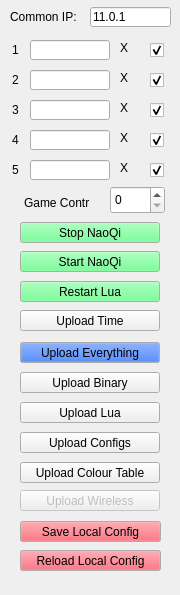
<?xml version="1.0" encoding="UTF-8"?>
<ui version="4.0">
 <class>TeamConfigWindow</class>
 <widget class="QMainWindow" name="TeamConfigWindow">
  <property name="geometry">
   <rect>
    <x>0</x>
    <y>0</y>
    <width>180</width>
    <height>595</height>
   </rect>
  </property>
  <property name="windowTitle">
   <string>Team Manager</string>
  </property>
  <widget class="QWidget" name="centralwidget">
   <widget class="QLineEdit" name="IP1">
    <property name="geometry">
     <rect>
      <x>30</x>
      <y>40</y>
      <width>80</width>
      <height>20</height>
     </rect>
    </property>
   </widget>
   <widget class="QLabel" name="label">
    <property name="geometry">
     <rect>
      <x>12</x>
      <y>40</y>
      <width>16</width>
      <height>20</height>
     </rect>
    </property>
    <property name="text">
     <string>1</string>
    </property>
   </widget>
   <widget class="QLineEdit" name="IP2">
    <property name="geometry">
     <rect>
      <x>30</x>
      <y>70</y>
      <width>80</width>
      <height>20</height>
     </rect>
    </property>
   </widget>
   <widget class="QLabel" name="label_2">
    <property name="geometry">
     <rect>
      <x>12</x>
      <y>70</y>
      <width>16</width>
      <height>20</height>
     </rect>
    </property>
    <property name="text">
     <string>2</string>
    </property>
   </widget>
   <widget class="QLabel" name="label_3">
    <property name="geometry">
     <rect>
      <x>11</x>
      <y>100</y>
      <width>16</width>
      <height>20</height>
     </rect>
    </property>
    <property name="text">
     <string/>
    </property>
   </widget>
   <widget class="QLineEdit" name="IP3">
    <property name="geometry">
     <rect>
      <x>30</x>
      <y>100</y>
      <width>80</width>
      <height>20</height>
     </rect>
    </property>
   </widget>
   <widget class="QLineEdit" name="IP4">
    <property name="geometry">
     <rect>
      <x>30</x>
      <y>130</y>
      <width>80</width>
      <height>20</height>
     </rect>
    </property>
   </widget>
   <widget class="QLabel" name="label_4">
    <property name="geometry">
     <rect>
      <x>12</x>
      <y>100</y>
      <width>16</width>
      <height>20</height>
     </rect>
    </property>
    <property name="text">
     <string>3</string>
    </property>
   </widget>
   <widget class="QLabel" name="iplabel_4">
    <property name="geometry">
     <rect>
      <x>12</x>
      <y>130</y>
      <width>16</width>
      <height>20</height>
     </rect>
    </property>
    <property name="text">
     <string>4</string>
    </property>
   </widget>
   <widget class="QLabel" name="label_5">
    <property name="geometry">
     <rect>
      <x>10</x>
      <y>7</y>
      <width>91</width>
      <height>20</height>
     </rect>
    </property>
    <property name="text">
     <string>Common IP:</string>
    </property>
   </widget>
   <widget class="QCheckBox" name="IPBox1">
    <property name="geometry">
     <rect>
      <x>150</x>
      <y>40</y>
      <width>16</width>
      <height>20</height>
     </rect>
    </property>
    <property name="text">
     <string/>
    </property>
    <property name="checked">
     <bool>true</bool>
    </property>
   </widget>
   <widget class="QCheckBox" name="IPBox2">
    <property name="geometry">
     <rect>
      <x>150</x>
      <y>70</y>
      <width>16</width>
      <height>20</height>
     </rect>
    </property>
    <property name="text">
     <string/>
    </property>
    <property name="checked">
     <bool>true</bool>
    </property>
   </widget>
   <widget class="QCheckBox" name="IPBox3">
    <property name="geometry">
     <rect>
      <x>150</x>
      <y>100</y>
      <width>16</width>
      <height>20</height>
     </rect>
    </property>
    <property name="text">
     <string/>
    </property>
    <property name="checked">
     <bool>true</bool>
    </property>
   </widget>
   <widget class="QCheckBox" name="IPBox4">
    <property name="geometry">
     <rect>
      <x>150</x>
      <y>130</y>
      <width>16</width>
      <height>20</height>
     </rect>
    </property>
    <property name="text">
     <string/>
    </property>
    <property name="checked">
     <bool>true</bool>
    </property>
   </widget>
   <widget class="QPushButton" name="uploadEverythingButton">
    <property name="geometry">
     <rect>
      <x>20</x>
      <y>342</y>
      <width>140</width>
      <height>21</height>
     </rect>
    </property>
    <property name="palette">
     <palette>
      <active>
       <colorrole role="Button">
        <brush brushstyle="SolidPattern">
         <color alpha="255">
          <red>0</red>
          <green>85</green>
          <blue>255</blue>
         </color>
        </brush>
       </colorrole>
      </active>
      <inactive>
       <colorrole role="Button">
        <brush brushstyle="SolidPattern">
         <color alpha="255">
          <red>0</red>
          <green>85</green>
          <blue>255</blue>
         </color>
        </brush>
       </colorrole>
      </inactive>
      <disabled>
       <colorrole role="Button">
        <brush brushstyle="SolidPattern">
         <color alpha="255">
          <red>0</red>
          <green>85</green>
          <blue>255</blue>
         </color>
        </brush>
       </colorrole>
      </disabled>
     </palette>
    </property>
    <property name="text">
     <string>Upload Everything</string>
    </property>
   </widget>
   <widget class="QPushButton" name="uploadBinaryButton">
    <property name="geometry">
     <rect>
      <x>20</x>
      <y>372</y>
      <width>140</width>
      <height>21</height>
     </rect>
    </property>
    <property name="text">
     <string>Upload Binary</string>
    </property>
   </widget>
   <widget class="QPushButton" name="upLoadConfigButton">
    <property name="geometry">
     <rect>
      <x>20</x>
      <y>432</y>
      <width>140</width>
      <height>21</height>
     </rect>
    </property>
    <property name="text">
     <string>Upload Configs</string>
    </property>
   </widget>
   <widget class="QPushButton" name="uploadLuaButton">
    <property name="geometry">
     <rect>
      <x>20</x>
      <y>402</y>
      <width>140</width>
      <height>21</height>
     </rect>
    </property>
    <property name="text">
     <string>Upload Lua</string>
    </property>
   </widget>
   <widget class="QPushButton" name="uploadColorButton">
    <property name="geometry">
     <rect>
      <x>20</x>
      <y>462</y>
      <width>140</width>
      <height>21</height>
     </rect>
    </property>
    <property name="text">
     <string>Upload Colour Table</string>
    </property>
   </widget>
   <widget class="QPushButton" name="saveConfigButton">
    <property name="geometry">
     <rect>
      <x>20</x>
      <y>521</y>
      <width>141</width>
      <height>21</height>
     </rect>
    </property>
    <property name="palette">
     <palette>
      <active>
       <colorrole role="Button">
        <brush brushstyle="SolidPattern">
         <color alpha="255">
          <red>255</red>
          <green>65</green>
          <blue>84</blue>
         </color>
        </brush>
       </colorrole>
      </active>
      <inactive>
       <colorrole role="Button">
        <brush brushstyle="SolidPattern">
         <color alpha="255">
          <red>255</red>
          <green>65</green>
          <blue>84</blue>
         </color>
        </brush>
       </colorrole>
      </inactive>
      <disabled>
       <colorrole role="Button">
        <brush brushstyle="SolidPattern">
         <color alpha="255">
          <red>255</red>
          <green>65</green>
          <blue>84</blue>
         </color>
        </brush>
       </colorrole>
      </disabled>
     </palette>
    </property>
    <property name="text">
     <string>Save Local Config</string>
    </property>
   </widget>
   <widget class="QPushButton" name="stopNaoQiButton">
    <property name="geometry">
     <rect>
      <x>20</x>
      <y>222</y>
      <width>140</width>
      <height>21</height>
     </rect>
    </property>
    <property name="palette">
     <palette>
      <active>
       <colorrole role="Button">
        <brush brushstyle="SolidPattern">
         <color alpha="255">
          <red>85</red>
          <green>255</green>
          <blue>127</blue>
         </color>
        </brush>
       </colorrole>
      </active>
      <inactive>
       <colorrole role="Button">
        <brush brushstyle="SolidPattern">
         <color alpha="255">
          <red>85</red>
          <green>255</green>
          <blue>127</blue>
         </color>
        </brush>
       </colorrole>
      </inactive>
      <disabled>
       <colorrole role="Button">
        <brush brushstyle="SolidPattern">
         <color alpha="255">
          <red>85</red>
          <green>255</green>
          <blue>127</blue>
         </color>
        </brush>
       </colorrole>
      </disabled>
     </palette>
    </property>
    <property name="text">
     <string>Stop NaoQi</string>
    </property>
   </widget>
   <widget class="QPushButton" name="startNaoQiButton">
    <property name="geometry">
     <rect>
      <x>20</x>
      <y>251</y>
      <width>140</width>
      <height>21</height>
     </rect>
    </property>
    <property name="palette">
     <palette>
      <active>
       <colorrole role="Button">
        <brush brushstyle="SolidPattern">
         <color alpha="255">
          <red>85</red>
          <green>255</green>
          <blue>127</blue>
         </color>
        </brush>
       </colorrole>
      </active>
      <inactive>
       <colorrole role="Button">
        <brush brushstyle="SolidPattern">
         <color alpha="255">
          <red>85</red>
          <green>255</green>
          <blue>127</blue>
         </color>
        </brush>
       </colorrole>
      </inactive>
      <disabled>
       <colorrole role="Button">
        <brush brushstyle="SolidPattern">
         <color alpha="255">
          <red>85</red>
          <green>255</green>
          <blue>127</blue>
         </color>
        </brush>
       </colorrole>
      </disabled>
     </palette>
    </property>
    <property name="text">
     <string>Start NaoQi</string>
    </property>
   </widget>
   <widget class="QPushButton" name="reloadConfigButton">
    <property name="geometry">
     <rect>
      <x>20</x>
      <y>550</y>
      <width>141</width>
      <height>21</height>
     </rect>
    </property>
    <property name="palette">
     <palette>
      <active>
       <colorrole role="Button">
        <brush brushstyle="SolidPattern">
         <color alpha="255">
          <red>255</red>
          <green>65</green>
          <blue>84</blue>
         </color>
        </brush>
       </colorrole>
      </active>
      <inactive>
       <colorrole role="Button">
        <brush brushstyle="SolidPattern">
         <color alpha="255">
          <red>255</red>
          <green>65</green>
          <blue>84</blue>
         </color>
        </brush>
       </colorrole>
      </inactive>
      <disabled>
       <colorrole role="Button">
        <brush brushstyle="SolidPattern">
         <color alpha="255">
          <red>255</red>
          <green>65</green>
          <blue>84</blue>
         </color>
        </brush>
       </colorrole>
      </disabled>
     </palette>
    </property>
    <property name="text">
     <string>Reload Local Config</string>
    </property>
   </widget>
   <widget class="QLabel" name="label_6">
    <property name="geometry">
     <rect>
      <x>24</x>
      <y>193</y>
      <width>71</width>
      <height>20</height>
     </rect>
    </property>
    <property name="text">
     <string>Game Contr</string>
    </property>
   </widget>
   <widget class="QPushButton" name="restartLuaButton">
    <property name="geometry">
     <rect>
      <x>20</x>
      <y>281</y>
      <width>140</width>
      <height>21</height>
     </rect>
    </property>
    <property name="palette">
     <palette>
      <active>
       <colorrole role="Button">
        <brush brushstyle="SolidPattern">
         <color alpha="255">
          <red>85</red>
          <green>255</green>
          <blue>127</blue>
         </color>
        </brush>
       </colorrole>
      </active>
      <inactive>
       <colorrole role="Button">
        <brush brushstyle="SolidPattern">
         <color alpha="255">
          <red>85</red>
          <green>255</green>
          <blue>127</blue>
         </color>
        </brush>
       </colorrole>
      </inactive>
      <disabled>
       <colorrole role="Button">
        <brush brushstyle="SolidPattern">
         <color alpha="255">
          <red>85</red>
          <green>255</green>
          <blue>127</blue>
         </color>
        </brush>
       </colorrole>
      </disabled>
     </palette>
    </property>
    <property name="text">
     <string>Restart Lua</string>
    </property>
   </widget>
   <widget class="QLabel" name="IP1_status">
    <property name="geometry">
     <rect>
      <x>120</x>
      <y>40</y>
      <width>20</width>
      <height>16</height>
     </rect>
    </property>
    <property name="text">
     <string>X</string>
    </property>
   </widget>
   <widget class="QLabel" name="IP2_status">
    <property name="geometry">
     <rect>
      <x>120</x>
      <y>70</y>
      <width>20</width>
      <height>16</height>
     </rect>
    </property>
    <property name="text">
     <string>X</string>
    </property>
   </widget>
   <widget class="QLabel" name="IP3_status">
    <property name="geometry">
     <rect>
      <x>120</x>
      <y>100</y>
      <width>20</width>
      <height>16</height>
     </rect>
    </property>
    <property name="text">
     <string>X</string>
    </property>
   </widget>
   <widget class="QLabel" name="IP4_status">
    <property name="geometry">
     <rect>
      <x>120</x>
      <y>130</y>
      <width>20</width>
      <height>16</height>
     </rect>
    </property>
    <property name="text">
     <string>X</string>
    </property>
   </widget>
   <widget class="QSpinBox" name="GCNum">
    <property name="geometry">
     <rect>
      <x>110</x>
      <y>186</y>
      <width>55</width>
      <height>28</height>
     </rect>
    </property>
   </widget>
   <widget class="QLabel" name="iplabel_5">
    <property name="geometry">
     <rect>
      <x>12</x>
      <y>160</y>
      <width>16</width>
      <height>20</height>
     </rect>
    </property>
    <property name="text">
     <string>5</string>
    </property>
   </widget>
   <widget class="QLineEdit" name="IP5">
    <property name="geometry">
     <rect>
      <x>30</x>
      <y>160</y>
      <width>80</width>
      <height>20</height>
     </rect>
    </property>
   </widget>
   <widget class="QLabel" name="IP5_status">
    <property name="geometry">
     <rect>
      <x>120</x>
      <y>160</y>
      <width>20</width>
      <height>16</height>
     </rect>
    </property>
    <property name="text">
     <string>X</string>
    </property>
   </widget>
   <widget class="QCheckBox" name="IPBox5">
    <property name="geometry">
     <rect>
      <x>150</x>
      <y>160</y>
      <width>16</width>
      <height>20</height>
     </rect>
    </property>
    <property name="text">
     <string/>
    </property>
    <property name="checked">
     <bool>true</bool>
    </property>
   </widget>
   <widget class="QLineEdit" name="commonIP">
    <property name="geometry">
     <rect>
      <x>90</x>
      <y>7</y>
      <width>81</width>
      <height>20</height>
     </rect>
    </property>
    <property name="text">
     <string>11.0.1</string>
    </property>
   </widget>
   <widget class="QPushButton" name="uploadWirelessButton">
    <property name="enabled">
     <bool>false</bool>
    </property>
    <property name="geometry">
     <rect>
      <x>20</x>
      <y>490</y>
      <width>140</width>
      <height>21</height>
     </rect>
    </property>
    <property name="text">
     <string>Upload Wireless</string>
    </property>
   </widget>
   <widget class="QPushButton" name="uploadTimeButton">
    <property name="geometry">
     <rect>
      <x>20</x>
      <y>310</y>
      <width>140</width>
      <height>21</height>
     </rect>
    </property>
    <property name="text">
     <string>Upload Time</string>
    </property>
   </widget>
  </widget>
 </widget>
 <resources/>
 <connections/>
</ui>
